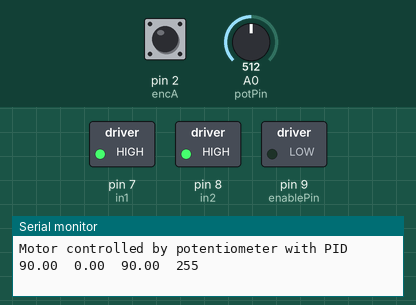
Recording of a sketch running on a simulated Arduino Uno, built with avr-gcc and run on an emulated ATmega328P. Parts: switched loads named in the sketch (green lamp = pin HIGH), the last lines printed to the serial monitor. The test bench sets the inputs (shaded band); at power-on: A0 (potPin) = 512, pin 2 (encA) HIGH.

Above: at 1.2 s.
1.3 s: A0 (potPin) set to 716
At 2.2 s:
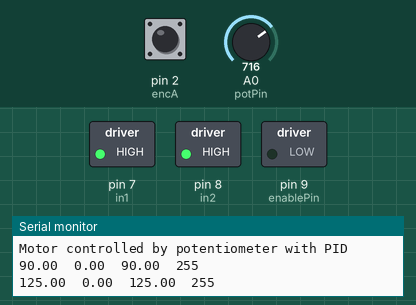
2.8 s: A0 (potPin) set to 122
At 3.6 s:
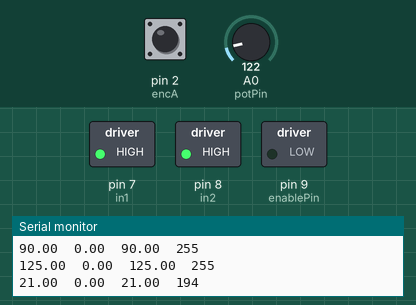
Timing chart, 0 to 5.8 s (numbered marks = the images above; inputs shaded):
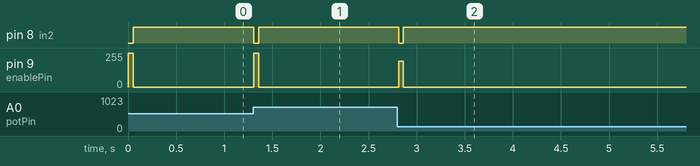

The sketch:

Analytical_PID_Controller_Code.ino
```cpp
#include <Arduino.h>

// Encoder pins
const int encA = 2;  // Interrupt
const int encB = 3;

// Motor driver pins (L293D)
const int in1 = 7;
const int in2 = 8;
const int enablePin = 9;  // PWM

// Potentiometer
const int potPin = A0;

// Encoder setup
const int pulsesPerRev = 312;
const float lidRangeDeg = 180.0;
const float degPerPulse = lidRangeDeg / pulsesPerRev;

volatile long encoderCount = 0;
long zeroCount = 0;

// PID constants (tune these)
const float Kp = 10;
const float Ki = 0.1;
const float Kd = 0.5;

// PID variables
float integral = 0;
float previousError = 0;
unsigned long lastTime = 0;

// Store last potentiometer value
int lastPotVal = -1;  // initialized to a value that won't match the first potentiometer read

void readEncoder() {
  int b = digitalRead(encB);
  if (b == HIGH)
    encoderCount++;
  else
    encoderCount--;
}

float getAngle() {
  noInterrupts();
  long count = encoderCount - zeroCount;
  interrupts();
  return count * degPerPulse;
}

void motorStop() {
  digitalWrite(in1, HIGH);
  digitalWrite(in2, HIGH);  // Brake mode
  analogWrite(enablePin, 0);
}

void motorForward(int pwm) {
  digitalWrite(in1, HIGH);
  digitalWrite(in2, LOW);
  analogWrite(enablePin, pwm);
}

void motorBackward(int pwm) {
  digitalWrite(in1, LOW);
  digitalWrite(in2, HIGH);
  analogWrite(enablePin, pwm);
}

void setup() {
  pinMode(encA, INPUT_PULLUP);
  pinMode(encB, INPUT_PULLUP);
  attachInterrupt(digitalPinToInterrupt(encA), readEncoder, CHANGE);

  pinMode(in1, OUTPUT);
  pinMode(in2, OUTPUT);
  pinMode(enablePin, OUTPUT);
  motorStop();

  // Set current position as zero
  zeroCount = encoderCount;

  Serial.begin(9600);
  Serial.println("Motor controlled by potentiometer with PID");
  lastTime = millis();
}

void loop() {
  // Read potentiometer
  int potVal = analogRead(potPin);

  // Only proceed if potentiometer has changed significantly
  if (abs(potVal - lastPotVal) > 5) {  // Threshold to avoid tiny changes
    lastPotVal = potVal;  // Update last potentiometer value

    // Map potentiometer value (0-1023) to 0-180 degrees
    float targetAngle = map(potVal, 0, 1023, 0, 180);

    // Get the current angle from the encoder
    float actualAngle = getAngle();
    float error = targetAngle - actualAngle;

    // PID calculations
    unsigned long now = millis();
    float dt = (now - lastTime) / 1000.0;  // seconds
    lastTime = now;
    if (dt <= 0) dt = 0.001;  // avoid division by zero

    integral += error * dt;
    float derivative = (error - previousError) / dt;
    float output = Kp * error + Ki * integral + Kd * derivative;
    previousError = error;

    int pwm = constrain(abs((int)output), 0, 255);  // PWM must be positive

    // Control motor based on error direction
    if (error > 2) {
      motorForward(pwm);  // CW
    } else if (error < -2) {
      motorBackward(pwm); // CCW
    } else {
      motorStop();  // Stop if error is too small
      integral = 0;  // Prevent wind-up
    }

    // Print for serial plotter (for monitoring)
    Serial.print(targetAngle); Serial.print('\t');
    Serial.print(actualAngle); Serial.print('\t');
    Serial.print(error); Serial.print('\t');
    Serial.println(pwm);
  } else {
    motorStop();  // If potentiometer hasn't moved enough, stop motor
  }

  delay(50);  // Slight delay to prevent overloading the loop
}
```

Measured:
- after the input at 1.3 s, pin 8 (in2): HIGH → LOW at once, → HIGH 0.05 s later; pin 9 (enablePin): 0/255 → 255/255 at once, → 0/255 0.05 s later
- after the input at 2.8 s, pin 8 (in2): HIGH → LOW at once, → HIGH 0.05 s later; pin 9 (enablePin): 0/255 → 194/255 at once, → 0/255 0.05 s later
